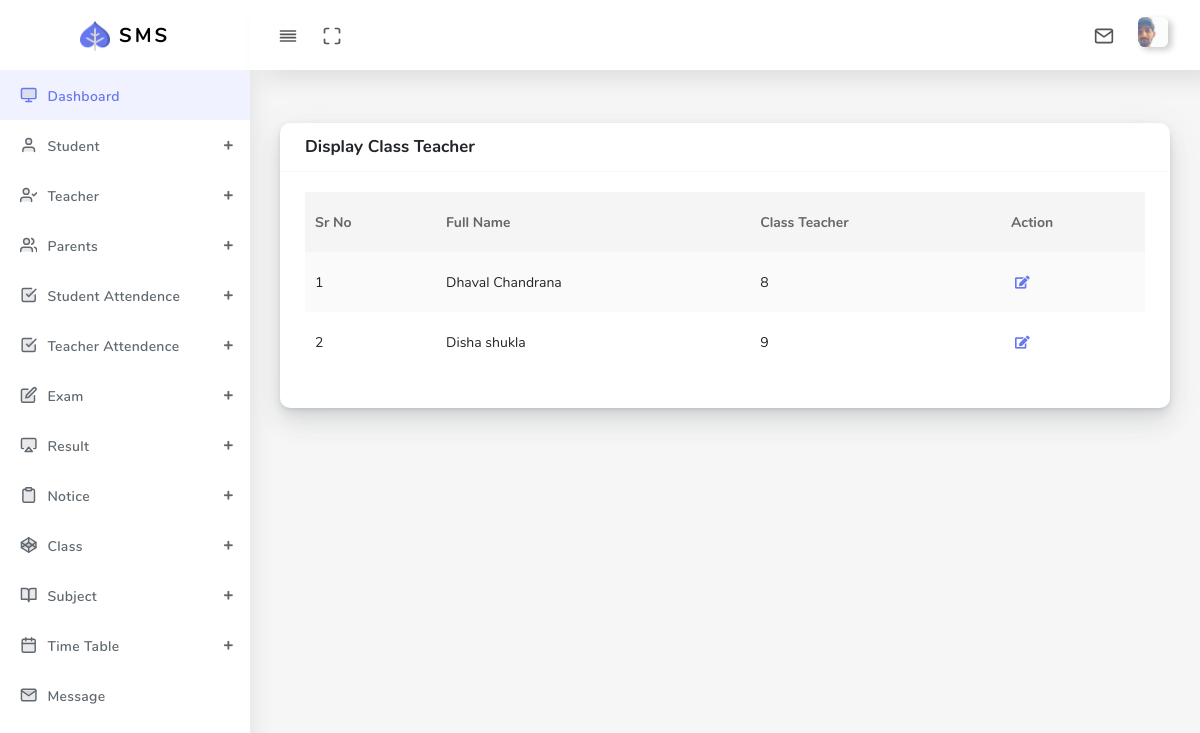
The page /Admin/display_class_teacher_admin.php (signed in) on the database its author committed.
### tables this page shows
CREATE TABLE `class_teacher` (
  `class_teacher_id` int(11) NOT NULL,
  `class_id` int(11) NOT NULL,
  `teacher_id` int(11) NOT NULL
);

CREATE TABLE `teacher` (
  `teacher_id` int(11) NOT NULL,
  `t_f_name` varchar(255) NOT NULL,
  `t_l_name` varchar(255) NOT NULL,
  `address_t` varchar(255) NOT NULL,
  `phone_t` varchar(255) NOT NULL,
  `e_mail_t` varchar(255) NOT NULL,
  `gender_t` varchar(255) NOT NULL,
  `qualification_t` varchar(255) NOT NULL,
  `experience_t` varchar(255) NOT NULL,
  `dob_t` varchar(255) NOT NULL,
  `age_t` varchar(255) NOT NULL,
  `password_t` varchar(255) NOT NULL,
  `religion_t` varchar(255) NOT NULL,
  `profile_photo_t` varchar(255) NOT NULL,
  `subject_id` int(11) NOT NULL
);

CREATE TABLE `class` (
  `class_id` int(11) NOT NULL,
  `class` varchar(255) NOT NULL
);

### Admin/display_class_teacher_admin.php (the view, shortened to what this page needs)
<!DOCTYPE html>
<html lang="en">
<head>
  <link rel="stylesheet" href="assets/css/app.min.css">
  <link rel="stylesheet" href="assets/bundles/datatables/datatables.min.css">
  <link rel="stylesheet" href="assets/bundles/datatables/DataTables-1.10.16/css/dataTables.bootstrap4.min.css">
  <link rel="stylesheet" href="assets/css/style.css">
  <link rel="stylesheet" href="assets/css/components.css">
  <link rel="stylesheet" href="assets/css/custom.css">
</head>
<body>
  <div id="app">
    <div class="main-wrapper main-wrapper-1">
      <div class="navbar-bg"></div>
      <?php include "navbar_admin.php";?>
        <?php include "sidebar_admin.php";?>
      </div>
      <div class="main-content">
        <section class="section">
          <div class="section-body">
            <div class="row">
              <div class="col-12">
                <div class="card">
                  <div class="card-header">
                    <h4>Display Class Teacher</h4>
                  </div>
                  <div class="card-body">
                    <div class="table-responsive">
                      <table class="table table-striped table-hover" id="tableExport" style="width:100%;">
                        <thead>
                          <tr>
                          <th>Sr No</th>
                          <th>Full Name</th>
                          <th>Class Teacher</th>
                          <th>Action</th>
                          </tr>
                        </thead>
                        <tbody>
                        <?php
                              $displayquery="SELECT t1.*,t2.*,t3.* from class_teacher as t1 LEFT join class as t2 on t1.class_id=t2.class_id left join teacher as t3 on t1.teacher_id=t3.teacher_id";
                              $result = mysqli_query($conn,$displayquery);
                              if(mysqli_num_rows($result) > 0){
                               $number=1;
                                 while ($row=mysqli_fetch_array($result)) {
                          ?>
                          <tr>
                          <td><?php echo $number;?></td>
                          <td><?php echo $row['t_f_name']." ".$row['t_l_name'];?></td>
                          <td><?php echo $row['class']?></td>
                          <td><?php echo "<a href='update_class_teacher_admin.php?id=".$row['class_teacher_id']."'><i class='fas fa-edit'></i></a>"?>
                          </tr>
                          <?php $number++; }  }?>
                        </tbody>
                      </table>
                    </div>
                  </div>
                </div>
              </div>
            </div>
          </div>
        </section>
    </div>
  </div>
  <?php include "footer_admin.php";?>

### rows shown on the page
class_teacher: teacher.t_f_name "Dhaval", teacher.t_l_name "Chandrana", class.class "8"
class_teacher: teacher.t_f_name "Disha", teacher.t_l_name "shukla", class.class "9"
